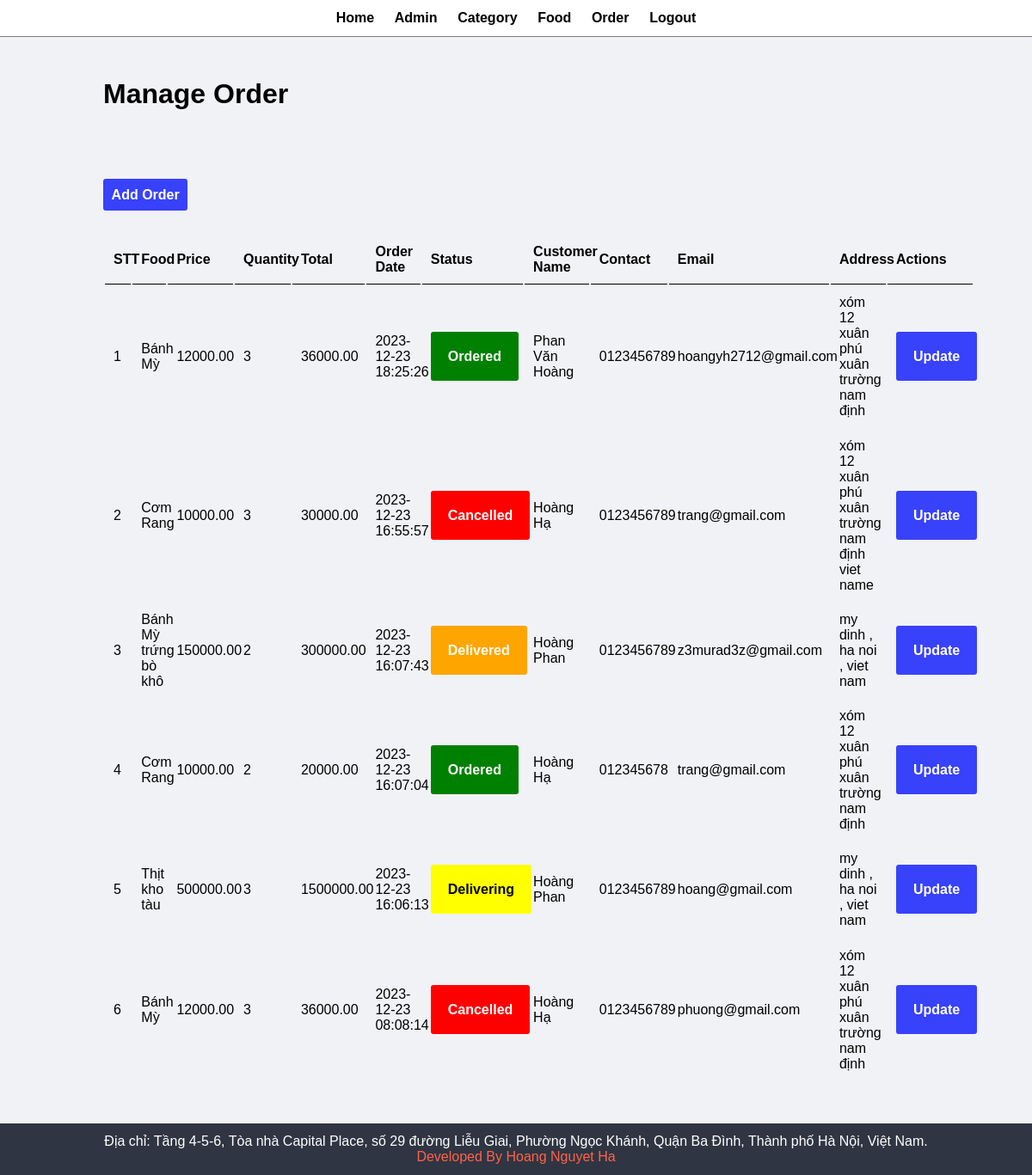
The page /admin/manage_order.php (signed in) on the database its author committed.
### tables this page shows
CREATE TABLE `tbl_order` (
  `id` int(10) UNSIGNED NOT NULL,
  `food` varchar(50) NOT NULL,
  `price` decimal(10,2) NOT NULL,
  `qty` int(50) NOT NULL,
  `total` decimal(10,2) NOT NULL,
  `order_date` datetime NOT NULL,
  `status` varchar(50) NOT NULL,
  `customer_name` varchar(50) NOT NULL,
  `customer_contact` varchar(50) NOT NULL,
  `customer_email` varchar(50) NOT NULL,
  `customer_address` varchar(50) NOT NULL
);

### admin/manage_order.php (the view, shortened to what this page needs)
<?php require("detail/menu.php") ?>
<div class="main-content">
    <div class="wrapper">
        <h1>Manage Order</h1>
        <br><br>
        <br><br><br>
        <a href="<?php echo SITEURL; ?>admin/add_categoty.php" class="btn-primary">Add Order</a>
        <br><br><br>
        <table class="tbl-full">
            <tr>
                <th>STT</th>
                <th>Food</th>
                <th>Price</th>
                <th>Quantity </th>
                <th>Total </th>
                <th>Order Date </th>
                <th>Status</th>
                <th>Customer Name </th>
                <th>Contact </th>
                <th>Email </th>
                <th>Address </th>
                <th>Actions </th>
            </tr>
            <?php
                $sql = "SELECT * FROM tbl_order ORDER BY id DESC ";
                $res = mysqli_query($conn , $sql);
                $count = mysqli_num_rows($res);
                $sn = 1;
                if ($count > 0 ) {
                    while($row = mysqli_fetch_assoc($res)) {
                        $id = $row['id'];
                        $food = $row['food'];
                        $price = $row['price'];
                        $qty = $row['qty'];
                        $total = $row['total'];
                        $order_date = $row['order_date'];
                        $status = $row['status'];
                        $customer_name = $row['customer_name'];
                        $customer_contact = $row['customer_contact'];
                        $customer_email = $row['customer_email'];
                        $customer_address = $row['customer_address'];
                        ?>
                            <tr>
                                <td> <?php echo $sn++;?> </td>
                                <td> <?php echo $food;?> </td>
                                <td> <?php echo $price;?> </td>
                                <td> <?php echo $qty;?> </td>
                                <td> <?php echo $total;?> </td>
                                <td> <?php echo $order_date;?> </td>
                                <td>
                                    <?php
                                        if($status == 'Ordered') {
                                            echo "<lable class='success' style='width: 50px;'> $status  </lable>";
                                        }elseif($status == 'Delivering') {
                                            echo "<lable class='warning' style='width: 50px;'> $status  </lable>";
                                        }elseif($status == 'Delivered') {
                                            echo "<lable class='warning-2' style='width: 50px;'> $status  </lable>";
                                        }elseif($status == 'Cancelled'){
                                            echo "<lable class='error' style='width: 50px;'> $status  </lable>";
                                        }
                                    ?>
                                </td>
                                <td> <?php echo $customer_name;?> </td>
                                <td> <?php echo $customer_contact;?> </td>
                                <td> <?php echo $customer_email;?> </td>
                                <td> <?php echo $customer_address;?> </td>
                                <td>
                                    <a href="<?php echo SITEURL;?>admin/update_order.php?id=<?php echo $id;?>" class="btn-primary" style="margin-right: 5px; padding: 20px;">Update</a>
                                </td>
                             </tr>
                        <?php
                    }
                }else {
                    echo "
                        <tr>
                            <td colspan='12' class='error'> Order Not Available ! </td>
                        </tr>
                    ";
                }
            ?>
        </table>
    </div>
</div>
<?php require("detail/footer.php") ?>

### admin/detail/menu.php (shortened to what this page needs)
<!DOCTYPE html>
<html lang="en">
<head>
    <link rel="stylesheet" href="../css/admin.css">
</head>
<body>
    <div class="menu">
        <div class="wrapper text-center">
            <ul>
                <li><a href="index.php">Home</a></li>
                <li><a href="manage_admin.php">Admin</a></li>
                <li><a href="manage_category.php">Category</a></li>
                <li><a href="manage_food.php">Food</a></li>
                <li><a href="manage_order.php">Order</a></li>
                <li><a href="logout.php">Logout</a></li>
            </ul>
        </div>
    </div>

### admin/detail/footer.php
    <div class="footer">
        <div class="wrapper">
            <p class="text-center">
                Địa chỉ: Tầng 4-5-6, Tòa nhà Capital Place, số 29 đường Liễu Giai, Phường Ngọc Khánh, Quận Ba Đình, Thành phố Hà Nội, Việt Nam.
                <a href="#" style="text-decoration: none; color: #ff6348; font-weight: 500;">Developed By Hoang Nguyet Ha</a>
            </p>
        </div>
    </div>
</body>
</html>

### css/admin.css (style rules this page uses)
* { margin: 0; padding: 0; font-family: Arial, Helvetica, sans-serif; }
.wrapper { padding: 1%; width: 80%; margin: 0 auto; }
.text-center { text-align: center; }
.success { width: 50%; padding: 20px; background-color: green; color: white; font-size: 16px; font-weight: 600; text-align: center; border-radius: 3px; }
.error { width: 50%; padding: 20px; background-color: red; color: white; font-size: 16px; font-weight: 600; text-align: center; border-radius: 3px; }
.warning { width: 50%; padding: 20px; background-color: yellow; color: black; font-size: 16px; font-weight: 600; text-align: center; border-radius: 3px; }
.warning-2 { width: 50%; padding: 20px; background-color: orange; color: white; font-size: 16px; font-weight: 600; text-align: center; border-radius: 3px; }
.tbl-full { width: 100%; }
table tr th { border-bottom: 1px solid black; padding: 1%; text-align: left; }
table tr td { padding: 1% ; }
.btn-primary { background-color: #3742fa ; padding: 1%; font-size: 16px; font-weight: 600; color: white; text-decoration: none; font-weight: 600; border: none; border-radius: 3px; cursor: pointer; }
.menu { border-bottom: 1px solid grey; }
.menu ul { list-style-type: none; }
.menu ul li { display: inline; padding: 1%; }
.menu ul li a { text-decoration: none; color: #000000; font-weight: 600; }
.main-content { background-color:#f1f2f6; padding: 3% 0; }
.footer { background-color: #2f3542; color: white; }

### rows shown on the page
tbl_order: food "Bánh Mỳ", price "12000.00", qty "3", total "36000.00", order_date "2023-12-23 18:25:26", status "Ordered", customer_name "Phan Văn Hoàng", customer_contact "0123456789", customer_email "hoangyh2712@gmail.com", customer_address "xóm 12 xuân phú xuân trường nam định"
tbl_order: food "Cơm Rang", price "10000.00", qty "3", total "30000.00", order_date "2023-12-23 16:55:57", status "Cancelled", customer_name "Hoàng Hạ", customer_contact "0123456789", customer_email "trang@gmail.com", customer_address "xóm 12 xuân phú xuân trường nam định viet name"
tbl_order: food "Bánh Mỳ trứng bò khô", price "150000.00", qty "2", total "300000.00", order_date "2023-12-23 16:07:43", status "Delivered", customer_name "Hoàng Phan", customer_contact "0123456789", customer_email "z3murad3z@gmail.com", customer_address "my dinh , ha noi , viet nam"
tbl_order: food "Cơm Rang", price "10000.00", qty "2", total "20000.00", order_date "2023-12-23 16:07:04", status "Ordered", customer_name "Hoàng Hạ", customer_contact "012345678", customer_email "trang@gmail.com", customer_address "xóm 12 xuân phú xuân trường nam định"
tbl_order: food "Thịt kho tàu", price "500000.00", qty "3", total "1500000.00", order_date "2023-12-23 16:06:13", status "Delivering", customer_name "Hoàng Phan", customer_contact "0123456789", customer_email "hoang@gmail.com", customer_address "my dinh , ha noi , viet nam"
tbl_order: food "Bánh Mỳ", price "12000.00", qty "3", total "36000.00", order_date "2023-12-23 08:08:14", status "Cancelled", customer_name "Hoàng Hạ", customer_contact "0123456789", customer_email "phuong@gmail.com", customer_address "xóm 12 xuân phú xuân trường nam định"
